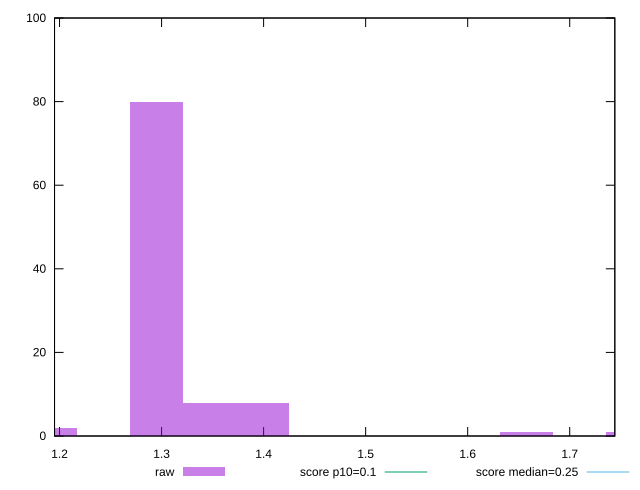

Recreate this plot in gnuplot.
reset

$raw <<EOF
1.2949306296645684 80
1.761105656343813 1
1.398525080037734 8
1.3467278548511512 8
1.191336179291403 2
1.6575112059706476 1
EOF

set key outside below
set boxwidth 0.05179722518658274
set xrange [1.1950863935682507:1.744203809950087]
set yrange [0:100]
set trange [0:100]
set style fill transparent solid 0.5 noborder

set parametric
set terminal svg size 640, 490 enhanced background rgb 'white'
set output "reprap/cumulative-layout-shift/samples/pages+cached+noexternal+nomedia/raw/histogram.svg"

plot $raw title "raw" with boxes, \
     0.1,t title "score p10=0.1", \
     0.25,t title "score median=0.25"

reset
